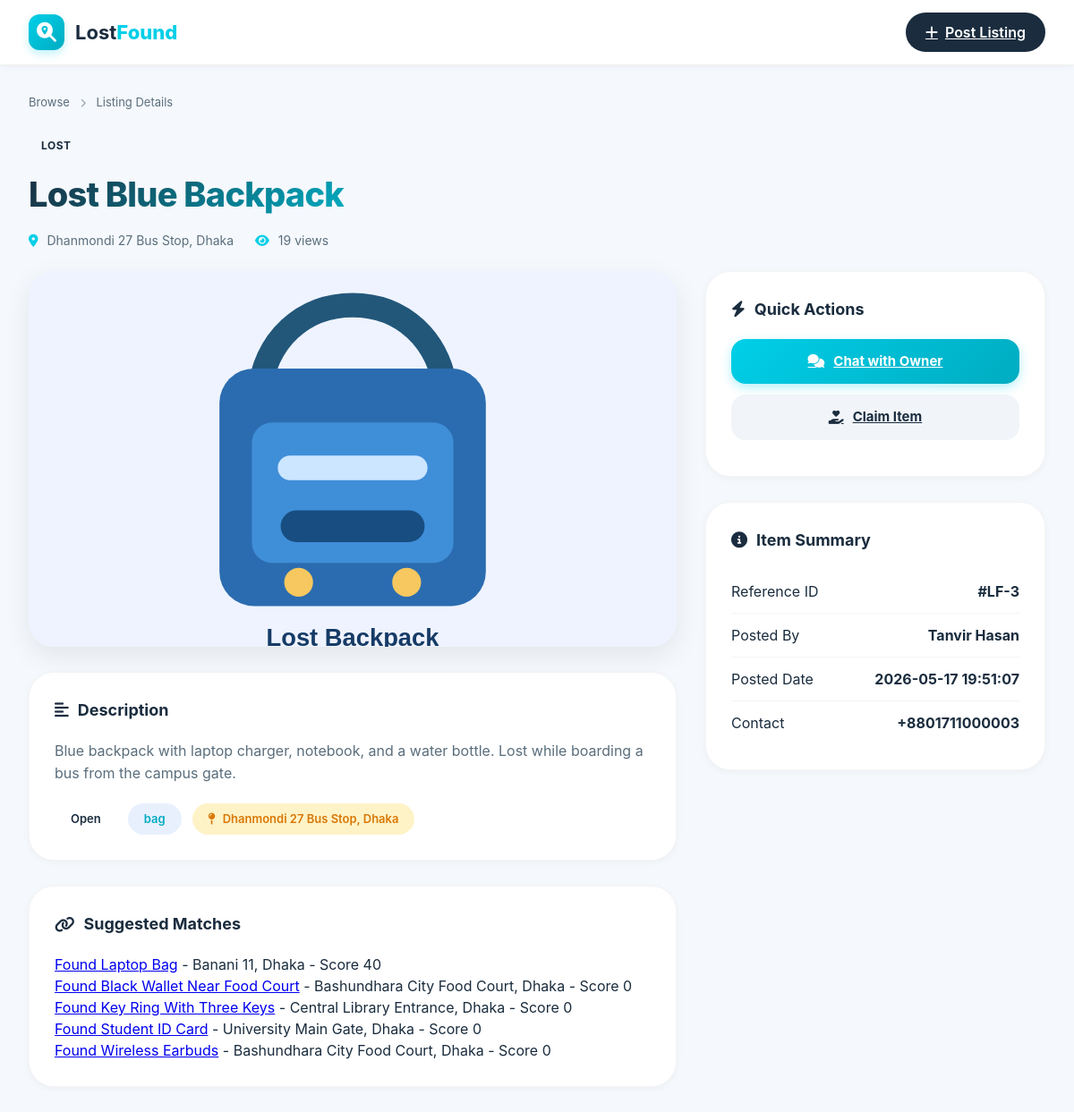
/backend-php/post_details_view.php?id=3, run on the app's committed database.
### tables this page shows
CREATE TABLE items (
  id INT AUTO_INCREMENT PRIMARY KEY,
  user_id INT NOT NULL,
  title VARCHAR(180) NOT NULL,
  description TEXT NOT NULL,
  item_type ENUM('lost', 'found') NOT NULL,
  category VARCHAR(60) NOT NULL,
  location_name VARCHAR(180) NOT NULL,
  latitude DECIMAL(10, 7),
  longitude DECIMAL(10, 7),
  date_occurred DATE,
  public_contact VARCHAR(120),
  reward_amount DECIMAL(10, 2) DEFAULT 0,
  priority_level ENUM('normal', 'important', 'emergency') NOT NULL DEFAULT 'normal',
  status ENUM('open', 'matched', 'claimed', 'returned', 'closed', 'removed') NOT NULL DEFAULT 'open',
  view_count INT NOT NULL DEFAULT 0,
  created_at TIMESTAMP NOT NULL DEFAULT CURRENT_TIMESTAMP,
  updated_at TIMESTAMP NOT NULL DEFAULT CURRENT_TIMESTAMP ON UPDATE CURRENT_TIMESTAMP,
  CONSTRAINT fk_items_user FOREIGN KEY (user_id) REFERENCES users(id) ON DELETE CASCADE,
  INDEX idx_items_type_status (item_type, status),
  INDEX idx_items_category (category),
  INDEX idx_items_location (location_name),
  FULLTEXT INDEX ft_items_search (title, description, location_name)
);

CREATE TABLE item_images (
  id INT AUTO_INCREMENT PRIMARY KEY,
  item_id INT NOT NULL,
  image_path VARCHAR(255) NOT NULL,
  is_primary TINYINT(1) NOT NULL DEFAULT 0,
  created_at TIMESTAMP NOT NULL DEFAULT CURRENT_TIMESTAMP,
  CONSTRAINT fk_images_item FOREIGN KEY (item_id) REFERENCES items(id) ON DELETE CASCADE
);

CREATE TABLE users (
  id INT AUTO_INCREMENT PRIMARY KEY,
  username VARCHAR(50) NOT NULL UNIQUE,
  full_name VARCHAR(120) NOT NULL,
  email VARCHAR(150) NOT NULL UNIQUE,
  password_hash VARCHAR(255) NOT NULL,
  phone VARCHAR(30),
  country VARCHAR(60),
  location_name VARCHAR(180),
  avatar_url TEXT,
  email_notifications TINYINT(1) NOT NULL DEFAULT 1,
  push_notifications TINYINT(1) NOT NULL DEFAULT 1,
  sms_notifications TINYINT(1) NOT NULL DEFAULT 0,
  marketing_notifications TINYINT(1) NOT NULL DEFAULT 0,
  gender ENUM('male', 'female', 'other') DEFAULT 'other',
  date_of_birth DATE,
  role ENUM('user', 'admin') NOT NULL DEFAULT 'user',
  is_verified TINYINT(1) NOT NULL DEFAULT 0,
  status ENUM('active', 'blocked') NOT NULL DEFAULT 'active',
  created_at TIMESTAMP NOT NULL DEFAULT CURRENT_TIMESTAMP,
  updated_at TIMESTAMP NOT NULL DEFAULT CURRENT_TIMESTAMP ON UPDATE CURRENT_TIMESTAMP
);

### backend-php/post_details_view.php (the view, shortened to what this page needs)
<?php
require __DIR__ . '/config.php';
$itemId = (int) ($_GET['id'] ?? 0);
$stmt = $pdo->prepare(
    'SELECT i.*, u.full_name, u.id AS owner_id
     FROM items i
     JOIN users u ON u.id = i.user_id
     WHERE i.id = ? AND i.status <> "removed"
     LIMIT 1'
);
$stmt->execute([$itemId]);
$item = $stmt->fetch();
$pdo->prepare('UPDATE items SET view_count = view_count + 1 WHERE id = ?')->execute([$itemId]);
$imageStmt = $pdo->prepare('SELECT image_path FROM item_images WHERE item_id = ? ORDER BY is_primary DESC, id ASC');
$imageStmt->execute([$itemId]);
$images = $imageStmt->fetchAll();
$oppositeType = $item['item_type'] === 'lost' ? 'found' : 'lost';
$keyword = '%' . strtok($item['title'], ' ') . '%';
$matchStmt = $pdo->prepare(
    "SELECT id, title, item_type, category, location_name,
     ((category = ?) * 40 + (location_name LIKE ?) * 30 + ((title LIKE ? OR description LIKE ?) * 30)) AS match_score
     FROM items
     WHERE item_type = ? AND status = 'open' AND id <> ?
     ORDER BY match_score DESC, created_at DESC
     LIMIT 5"
);
$matchStmt->execute([$item['category'], '%' . $item['location_name'] . '%', $keyword, $keyword, $oppositeType, $itemId]);
$matches = $matchStmt->fetchAll();
function h(?string $value): string
{
    return htmlspecialchars((string) $value, ENT_QUOTES, 'UTF-8');
}
?>
<!DOCTYPE html>
<html lang="en">
<head>
  <link rel="stylesheet" href="../Post Details.css">
  <link rel="stylesheet" href="https://cdnjs.cloudflare.com/ajax/libs/font-awesome/6.4.0/css/all.min.css">
</head>
<body>
  <header class="top-nav">
    <div class="nav-container">
      <a href="browse_listing_view.php" class="brand">
        <div class="logo-icon"><i class="fas fa-search-location"></i></div>
        <span>Lost<span class="brand-highlight">Found</span></span>
      </a>
      <div class="header-actions">
        <a class="post-btn-header" href="../Create Post.html"><i class="fas fa-plus"></i> Post Listing</a>
      </div>
    </div>
  </header>
  <main>
    <section class="listing-hero">
      <div class="breadcrumb">
        <a href="browse_listing_view.php">Browse</a> <i class="fas fa-chevron-right"></i>
        <span>Listing Details</span>
      </div>
      <div class="title-container">
        <div class="title-main">
          <div class="status-badge-hero"><?= ucfirst(h($item['item_type'])) ?></div>
          <h1 class="detail-title"><?= h($item['title']) ?></h1>
          <div class="hero-meta">
            <span><i class="fas fa-map-marker-alt"></i> <?= h($item['location_name']) ?></span>
            <span><i class="fas fa-eye"></i> <?= (int) $item['view_count'] + 1 ?> views</span>
          </div>
        </div>
      </div>
    </section>
    <div class="detail-wrapper">
      <div class="detail-left">
        <div class="carousel-container">
          <div class="carousel">
            <div class="carousel-track">
              <?php if ($images): ?>
                <?php foreach ($images as $image): ?>
                  <img src="../<?= h($image['image_path']) ?>" alt="<?= h($item['title']) ?>">
                <?php endforeach; ?>
              <?php else: ?>
                <div class="map-placeholder">
                  <div class="map-content"><i class="fas fa-image"></i><p>No image uploaded</p></div>
                </div>
              <?php endif; ?>
            </div>
          </div>
        </div>
        <div class="card info-card">
          <h2 class="section-title"><i class="fas fa-align-left"></i> Description</h2>
          <p class="detail-desc"><?= nl2br(h($item['description'])) ?></p>
          <div class="meta-chips">
            <div class="chip"><?= ucfirst(h($item['status'])) ?></div>
            <div class="chip chip-neutral"><?= h($item['category']) ?></div>
            <div class="chip chip-location"><i class="fas fa-map-pin"></i> <?= h($item['location_name']) ?></div>
          </div>
        </div>
        <div class="card info-card">
          <h2 class="section-title"><i class="fas fa-link"></i> Suggested Matches</h2>
          <?php foreach ($matches as $match): ?>
            <p>
              <a href="post_details_view.php?id=<?= (int) $match['id'] ?>"><?= h($match['title']) ?></a>
              - <?= h($match['location_name']) ?> - Score <?= (int) $match['match_score'] ?>
            </p>
          <?php endforeach; ?>
        </div>
      </div>
      <div class="detail-right">
        <div class="card sticky-card action-card">
          <h2 class="section-title"><i class="fas fa-bolt"></i> Quick Actions</h2>
          <a class="action-btn btn-primary" href="../Chat.html?item_id=<?= (int) $item['id'] ?>&receiver_id=<?= (int) $item['owner_id'] ?>">
            <i class="fas fa-comments"></i> Chat with Owner
          </a>
          <a class="action-btn btn-secondary" href="../Claim Item.html?item_id=<?= (int) $item['id'] ?>">
            <i class="fas fa-hand-holding-heart"></i> Claim Item
          </a>
        </div>
        <div class="card summary-card">
          <h2 class="section-title"><i class="fas fa-info-circle"></i> Item Summary</h2>
          <div class="summary-row"><span>Reference ID</span><strong>#LF-<?= (int) $item['id'] ?></strong></div>
          <div class="summary-row"><span>Posted By</span><strong><?= h($item['full_name']) ?></strong></div>
          <div class="summary-row"><span>Posted Date</span><strong><?= h($item['created_at']) ?></strong></div>
          <div class="summary-row"><span>Contact</span><strong><?= h($item['public_contact'] ?: 'Use chat') ?></strong></div>
        </div>
      </div>
    </div>
  </main>
</body>
</html>

### data on the page
items: item_type "LOST", location_name "Dhanmondi 27 Bus Stop, Dhaka", (int) $item['view_count'] + 1 "19", description "Blue backpack with laptop charger, notebook, and a water bottle. Lost while boarding a bus from the campus gate.", status "Open", category "bag", id "3", user.full_name "Tanvir Hasan", created_at "2026-05-17 19:51:07", public_contact "+8801711000003"
item_images: image_path (picture)
items: title "Found Laptop Bag", location_name "Banani 11, Dhaka", match_score "40"
items: title "Found Black Wallet Near Food Court", location_name "Bashundhara City Food Court, Dhaka", match_score "0"
items: title "Found Key Ring With Three Keys", location_name "Central Library Entrance, Dhaka", match_score "0"
items: title "Found Student ID Card", location_name "University Main Gate, Dhaka", match_score "0"
items: title "Found Wireless Earbuds", location_name "Bashundhara City Food Court, Dhaka", match_score "0"
